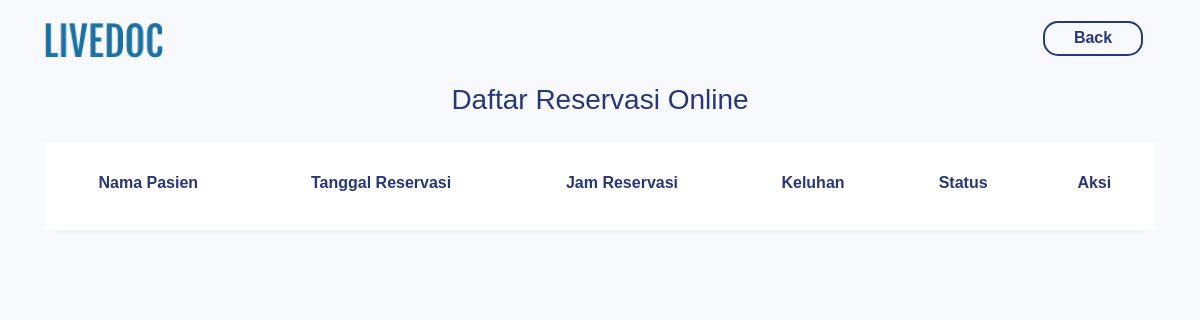
Before: /live-doc-v1.0.0/public/reservationList.php (signed in) with the older database file.
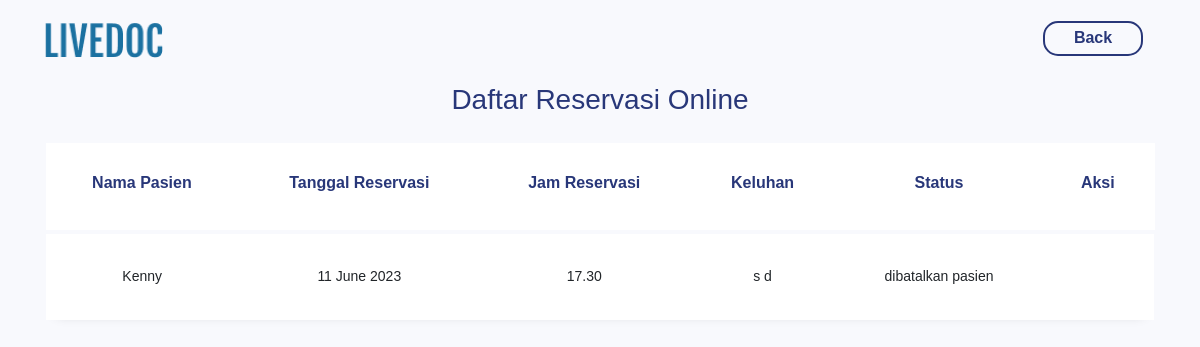
After: the same page with the newer database file.
### tables this page shows
CREATE TABLE `reservasis` (
  `id` int(11) NOT NULL,
  `tanggal_reservasi` datetime NOT NULL,
  `keluhan` varchar(500) DEFAULT NULL,
  `status_reservasi` enum('baru','dibatalkan klinik','dibatalkan pasien','selesai') NOT NULL,
  `pengguna_id` int(11) NOT NULL,
  `jam_id` int(11) NOT NULL,
  `tanggal_pesan` datetime NOT NULL DEFAULT current_timestamp()
);

CREATE TABLE `penggunas` (
  `id` int(11) NOT NULL,
  `nama` varchar(45) NOT NULL,
  `nomor_telepon` varchar(45) NOT NULL,
  `email` varchar(45) NOT NULL,
  `password` varchar(45) NOT NULL,
  `tanggal_registrasi` datetime NOT NULL DEFAULT current_timestamp()
);

CREATE TABLE `jams` (
  `id` int(11) NOT NULL,
  `dokter_id` int(11) NOT NULL,
  `hari` varchar(45) NOT NULL,
  `jam` varchar(45) NOT NULL,
  `status` enum('aktif','nonaktif') DEFAULT 'nonaktif'
);

### live-doc-v1.0.0/public/reservationList.php (the view, shortened to what the changed rows need)
<!DOCTYPE html>
<html lang="en">
<head>
    <link href="assets/css/style.css" rel="stylesheet" />
    <link rel="stylesheet" href="https://stackpath.bootstrapcdn.com/font-awesome/4.7.0/css/font-awesome.min.css">
    <link rel="stylesheet" href="https://cdnjs.cloudflare.com/ajax/libs/font-awesome/4.7.0/css/font-awesome.min.css">
</head>
<body>
    <main class="main" id="top">
        <section class="ftco-section">
            <div class="container">
                <div class="row">
                    <div class="col-md-12">
                        <div class="table-wrap" id="tabelReservasi">
                            <table class="table table-responsive-xl">
                                <tr class="tabel">
                                    <th>
                                        <h6>Nama Pasien</h6>
                                    </th>
                                    <th>
                                        <h6>Tanggal Reservasi</h6>
                                    </th>
                                    <th>
                                        <h6>Jam Reservasi</h6>
                                    </th>
                                    <th>
                                        <h6>Keluhan</h6>
                                    </th>
                                    <th>
                                        <h6>Status</h6>
                                    </th>
                                    <th>
                                        <h6>Aksi</h6>
                                    </th>
                                </tr>
                                <?php
                                $conn = new mysqli("localhost", "root", "", "dbmagang");
                                $pengguna = $_SESSION['email'];
                                if ($pengguna == "klinik") {
                                    $sql = "SELECT P.nama, date(R.tanggal_reservasi) as tanggalReservasi,J.hari, J.jam, R.keluhan, R.id, R.status_reservasi
                                                FROM penggunas as P
                                                INNER JOIN reservasis as R on P.id = R.pengguna_id
                                                INNER JOIN jams as J on J.id = R.jam_id
                                                WHERE date(R.tanggal_reservasi) >= curdate()
                                                order by date(R.tanggal_reservasi), J.jam, R.id";
                                    $result = $conn->query($sql);
                                    if ($result->num_rows > 0) {
                                        while ($row = $result->fetch_assoc()) {
                                            echo "<tr class='alert tabel' role='alert'>";
                                            echo "<td class='tabel'>" . $row["nama"] . "</td>";
                                            echo "<td class='tabel'>" . $row['hari'] . ", " . date("d F Y", strtotime($row["tanggalReservasi"])) . "</td>";
                                            echo "<td class='tabel'>" . $row["jam"] . "</td>";
                                            echo "<td class='tabel'>" . $row["keluhan"] . "</td>";
                                            echo "<td class='tabel'>" . $row["status_reservasi"] . "</td>";
                                            if (($row["status_reservasi"] == "baru")) {
                                                echo "<td class='tabel'><a href='insertkonsul.php?idReservasi=" . $row["id"] . "'>
                                            <button type='button' class='btnDetil'>Konfirmasi</button></a>";
                                            }
                                            else{
                                                echo "<td></td>";
                                            }
                                            if (($row["status_reservasi"] == "dibatalkan pasien") || ($row["status_reservasi"] == "dibatalkan klinik")) {
                                                echo "<button type='button' class='btnDetil'
                                            id='btnBatalkan' idReservasiBatal='" . $row["id"] . "' hidden>Batalkan</button></td>";
                                            }
                                            else{
                                                echo "&nbsp; <button type='button' class='btnDetil'
                                            id='btnBatalkan' idReservasiBatal='" . $row["id"] . "'>Batalkan</button></td>";
                                            }
                                            echo "</tr>";
                                        }
                                    }
                                } else {
                                    $sql = "SELECT P.nama, date(R.tanggal_reservasi) as tanggalReservasi, J.jam, R.keluhan, R.id, R.status_reservasi
                                                FROM penggunas as P
                                                INNER JOIN reservasis as R on P.id = R.pengguna_id
                                                INNER JOIN jams as J on J.id = R.jam_id
                                                WHERE date(R.tanggal_reservasi) >= curdate() and P.email=?
                                                order by date(R.tanggal_reservasi), J.jam";
                                    $stmt = $conn->prepare($sql);
                                    $stmt->bind_param("s", $pengguna);
                                    $stmt->execute();
                                    $result = $stmt->get_result();
                                    if ($result->num_rows > 0) {
                                        while ($row = $result->fetch_assoc()) {
                                            echo "<tr class='alert tabel' role='alert' >";
                                            echo "<td class='tabel'>" . $row["nama"] . "</td>";
                                            echo "<td class='tabel'>" . date("d F Y", strtotime($row["tanggalReservasi"])) . "</td>";
                                            echo "<td class='tabel'>" . $row["jam"] . "</td>";
                                            echo "<td class='tabel'>" . $row["keluhan"] . "</td>";
                                            echo "<td class='tabel'>" . $row["status_reservasi"] . "</td>";
                                            if (($row["status_reservasi"] == "dibatalkan pasien") || ($row["status_reservasi"] == "dibatalkan klinik")) {
                                                echo "<td class='tabel'><button type='button' class='btnDetil'
                                             idReservasiBatal='" . $row["id"] . "' hidden>Batalkan</button></td>";
                                            }
                                            else{
                                                echo "<td class='tabel'><button type='button' class='btnDetil'
                                                 idReservasiBatal='" . $row["id"] . "'>Batalkan</button></td>";
                                            }
                                            echo "</tr>";
                                        }
                                    }
                                }
                                ?>
                            </table>
                        </div>
                    </div>
                </div>
            </div>
        </section>
    </main>
</body>
</html>

Changed rows visible on the page:
added reservasis: pengguna.nama "Kenny", tanggalReservasi "11 June 2023", jam.jam "17.30", keluhan "s d", status_reservasi "dibatalkan pasien"
